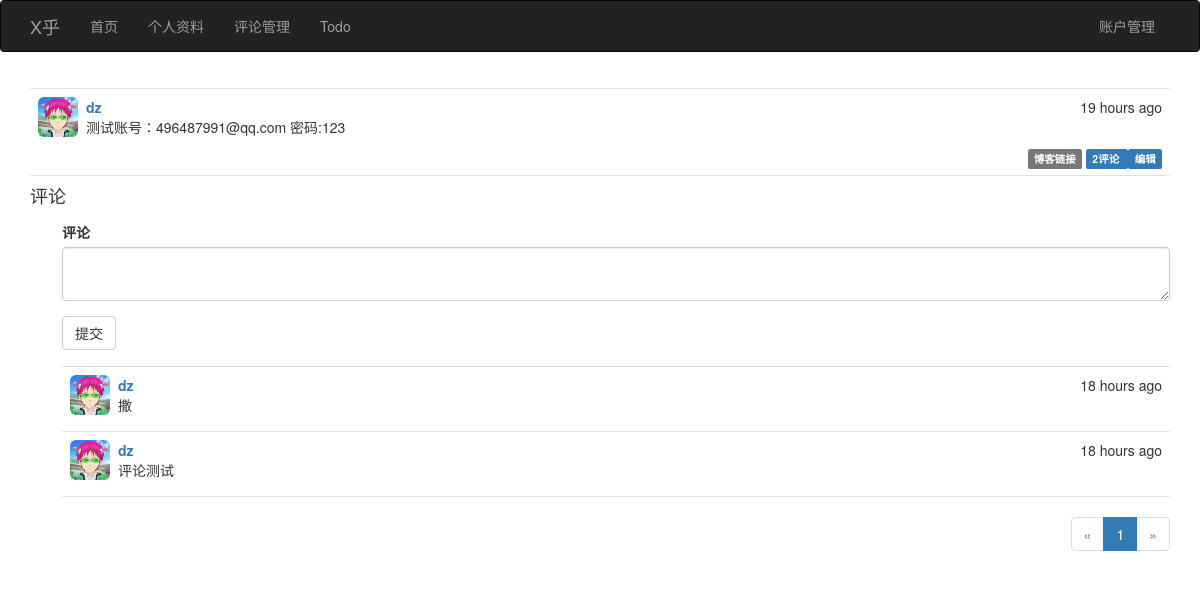
Screenshot of /post/3 (signed in) with the database file from the repository.
### app/models.py (models this page shows, shortened)
class Post(db.Model):
    __tablename__ = 'posts'
    id = db.Column(db.Integer, primary_key = True)
    body = db.Column(db.Text)
    timestamp = db.Column(db.DateTime, index = True, default = datetime.utcnow)
    author_id = db.Column(db.Integer, db.ForeignKey('users.id'))
    body_html = db.Column(db.Text)
    comments = db.relationship('Comment', backref = 'post', lazy = 'dynamic')

class User(UserMixin, db.Model):
    __tablename__ = 'users'
    id = db.Column(db.Integer, primary_key = True)
    email = db.Column(db.String(64), unique = True, index = True)
    name = db.Column(db.String(64))
    username = db.Column(db.String(64), unique = True, index = True)
    location = db.Column(db.String(64))
    about_me = db.Column(db.Text())
    member_since = db.Column(db.DateTime(), default = datetime.utcnow)
    last_seen = db.Column(db.DateTime(), default = datetime.utcnow)
    role_id = db.Column(db.Integer, db.ForeignKey('roles.id'))
    password_hash = db.Column(db.String(128))
    confirmed = db.Column(db.Boolean, default = False)
    avatar = db.Column(db.String(128), default = None)
    posts = db.relationship('Post', backref = 'author', lazy = 'dynamic')
    followed = db.relationship('Follow',
                               foreign_keys = [Follow.follower_id],
                               backref = db.backref('follower', lazy = 'joined'),
                               lazy = 'dynamic',
                               cascade = 'all, delete-orphan')
    followers = db.relationship('Follow',
                                foreign_keys = [Follow.followed_id],
                                backref = db.backref('followed', lazy = 'joined'),
                                lazy = 'dynamic',
                                cascade = 'all, delete-orphan')
    comments = db.relationship('Comment', backref = 'author', lazy = 'dynamic')
    events = db.relationship('Event', backref = 'sponsor', lazy = 'dynamic')
    @property
    def password(self):
        raise AttributeError('password is not a readable attribute')
    def can(self, permissions):
        return self.role is not None and (self.role.permissions & permissions) == permissions
    def ping(self):
        self.last_seen = datetime.utcnow()
        db.session.add(self)

class Comment(db.Model):
    __tablename__ = 'comments'
    id = db.Column(db.Integer, primary_key = True)
    body = db.Column(db.Text)
    body_html = db.Column(db.Text)
    timestamp = db.Column(db.DateTime, index = True, default = datetime.utcnow)
    disabled = db.Column(db.Boolean)
    author_id = db.Column(db.Integer, db.ForeignKey('users.id'))
    post_id = db.Column(db.Integer, db.ForeignKey('posts.id'))

### app/main/views.py (the view, shortened to what this page needs)
@main.route('/post/<int:id>', methods = ['GET', 'POST'])
def post(id):
    post = Post.query.get_or_404(id)
    form = CommentForm()
    page = request.args.get('page', 1, type = int)
    pagination = post.comments.order_by(Comment.timestamp.asc()).paginate(page,
                                                                          per_page = current_app.config['FLASKY_PER_PAGE'],
                                                                          error_out= False)
    comments = pagination.items
    return render_template('post.html', form = form, posts = [post], comments = comments, pagination = pagination)

### app/main/forms.py
class CommentForm(FlaskForm):
    body = PageDownField('评论', validators= [DataRequired()])
    submit = SubmitField('提交')

### app/auth/views.py (called while the page is built)
@auth.before_app_request
def before_request():
    if current_user.is_authenticated:
        current_user.ping()
        if not current_user.confirmed \
                and request.endpoint[:5] != 'auth.':
            flash('You have not confirmed your account yet')
            return redirect(url_for('auth.unconfirmed'))

### app/main/__init__.py (called while the page is built)
@main.app_context_processor
def inject_permissions():
    return dict(Permission = Permission)

### app/models.py (called while the page is built)
@login_manager.user_loader
def load_user(user_id):
    return User.query.get(int(user_id))

### app/templates/post.html (shortened to what this page needs)
{% extends 'base.html' %}
{% import 'bootstrap/wtf.html' as wtf %}
{% import '_macros.html' as macros %}
{% block page_content %}
{% include '_posts.html' %}
<h4 id="comments">评论</h4>
{% if current_user.can(Permission.COMMENT) %}
<div class="comment-form">
    {{ wtf.quick_form(form) }}
</div>
{% endif %}
{% include '_comments.html' %}
{% if pagination %}
<div class="pagination">
    {{ macros.pagination_widget(pagination, '.post', fragment = '#comment', id=posts[0].id)}}
</div>
{% endif %}
{% endblock %}

### app/templates/_posts.html
<ul class = 'posts'>
	{% for post in posts %}
	<li class = 'post'>
		<div class = 'post-thumbnail'>
			<a href="{{ url_for('.user', username = post.author.username)}}">
				{% if post.author.avatar %}
				<img class='img-rounded profile-thumbnail' width = "40" height = "40"
						src="{{ post.author.avatar}}">
				{% else %}
				<img class="img-rounded profile-thumbnail" width = "40" height = "40"
                     src="/static/avatar/default.jpg">
				{% endif %}
			</a>
		</div>
		<div class = 'post-content'>
			<div class='post-date'>{{ moment(post.timestamp).fromNow()}}</div>
			<div class="post-author">
				<a href="{{ url_for('.user', username=post.author.username)}}">
					{{ post.author.username }}
				</a>
			</div>
			<div class="post-body">
				{% if post.body_html %}
					{{ post.body_html | safe }}
				{% else %}
					{{ post.body }}
				{% endif %}
			</div>
			<div class="post-footer">
				<a href="{{ url_for('.post', id=post.id)}}">
					<span class='label label-default'>博客链接</span>
				</a>
				<a href="{{ url_for('.post', id=post.id)}}#comments">
					<span class="label label-primary">
						{{ post.comments.count()}}评论
					</span>
				</a>
				{% if current_user == post.author %}
				<a href="{{ url_for('.edit', id = post.id)}}">
					<span class='label label-primary'>编辑</span>
				</a>
				{% elif current_user.is_administrator() %}
				<a href="{{ url_for('.edit', id=post.id)}}">
					<span class="label label-danger">编辑【管理员】</span>
				</a>
				{% endif %}
			</div>
		</div>
	</li>
	{% endfor %}
</ul>

### app/templates/_comments.html (shortened to what this page needs)
<ul class = "comments">
	{% for comment in comments %}
	<li class="comment">
		<div class="comment-thumbnail">
			<a href="{{url_for('.user', username = comment.author.username)}}">
				{% if comment.author.avatar %}
				<img class="img-rounded profile-thumbnail"  width = "40" height = "40"
					 src="{{ comment.author.avatar}}" >
				{% else %}
				<img class="img-rounded profile-thumbnail" width = "40" height = "40"
					 src="/static/avatar/default.jpg" >
                {% endif %}
			</a>
		</div>
		<div class="comment-content">
			<div class='comment-date'>{{ moment(comment.timestamp).fromNow()}}</div>
			<div class="comment-author">
				<a href="{{ url_for('.user', username=comment.author.username)}}">
					{{ comment.author.username}}
				</a>
			</div>
			<div class="comment-body">
				{% if moderate or not comment.disabled %}
					{% if comment.body_html %}
						{{ comment.body_html | safe}}
					{% else %}
						{{ comment.body }}
					{% endif %}
				{% endif %}
			</div>
		</div>
	</li>
	{% endfor %}
</ul>

### app/static/styles.css (style rules this page uses)
.profile-thumbnail { position : absolute; }
ul.posts { list-style-type: none; padding: 0px; margin: 16px 0px 0px 0px; border-top: 1px solid #e0e0e0; }
ul.posts li.post { padding: 8px; border-bottom: 1px solid #e0e0e0; }
div.post-author { font-weight: bold; }
div.post-thumbnail { position: absolute; }
div.post-content { margin-left: 48px; min-height: 48px; }
div.post-footer { text-align: right; }
ul.comments { list-style-type: none; padding: 0px; margin: 16px 0px 0px 0px; }
ul.comments li.comment { margin-left: 32px; padding: 8px; border-bottom: 1px solid #e0e0e0; }
ul.comments li.comment:nth-child(1) { border-top: 1px solid #e0e0e0; }
div.comment-author { font-weight: bold; }
div.comment-thumbnail { position: absolute; }
div.comment-content { margin-left: 48px; min-height: 48px; }
div.comment-form { margin: 16px 0px 16px 32px; }
div.pagination { width: 100%; text-align: right; padding: 0px; margin: 0px; }
div.post-date { float: right; }
div.comment-date { float: right; }

### rows the page displays
Post: author.avatar (picture), timestamp "19 hours ago", author.username "dz", body_html "测试账号：496487991@qq.com 密码:123", comments.count "2"
Comment: author.avatar (picture), timestamp "18 hours ago", author.username "dz", body_html "撒"
Comment: author.avatar (picture), timestamp "18 hours ago", author.username "dz", body_html "评论测试"

### other values shown
{{ p }} "1"
